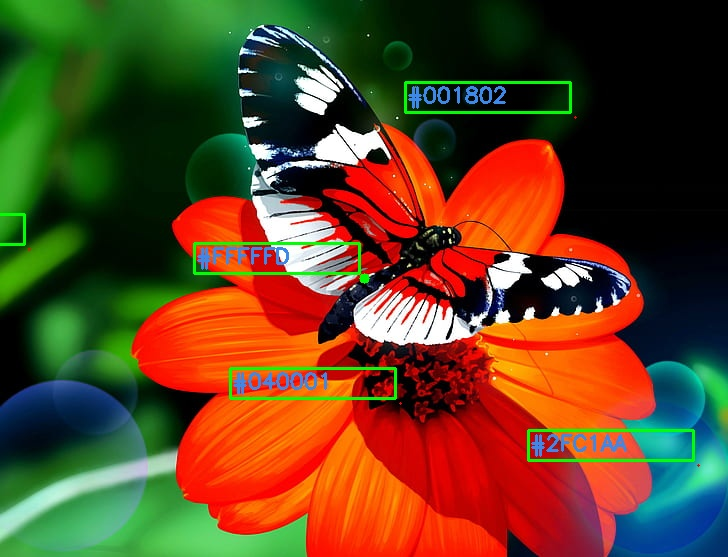
#> input picture Computer Vision/Color Code Detection/opb48.jpg, 728 x 557 px
$ python Task1_getHexCode.py
#> lines starting #> are read from the running program, lines starting #| are printed output that depends on the picture
import cv2
import numpy as np

# load image
img = cv2.imread("opb48.jpg")   #Enter image path here
#> img is the input picture: shape (557, 728, 3); mean B, G, R 33.8, 66.6, 95.9
img = cv2.resize(img, (800, 600))
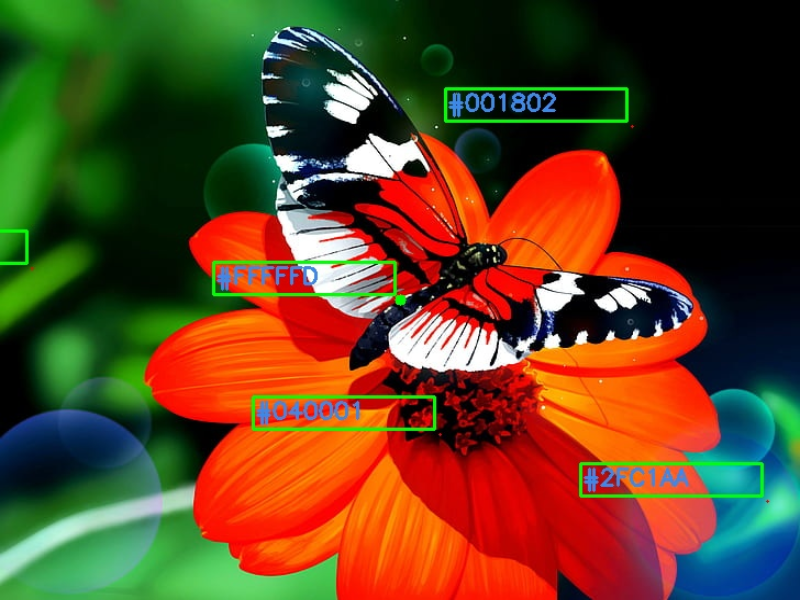
#> img: shape (600, 800, 3); mean B, G, R 33.7, 66.5, 95.8


# function to calculate hexcode from rgb
def get_hexcode(r, g, b):
    return "#{:02X}{:02X}{:02X}".format(r, g, b)


def get_color(event, x, y, flags, param):
    if event == cv2.EVENT_LBUTTONDBLCLK:
        b, g, r = img[y,x]
        print(r, g, b)
        hex = get_hexcode(r, g, b)
        print("HexCode:",hex)

        cv2.circle(img, (x, y), 1, (0,0,255), -1)
        cv2.rectangle(img, (x-170, y-35),(x-5, y-5), (0,255,),3)
        cv2.putText(img,hex, (x-168,y-15), cv2.FONT_ITALIC, 0.7, (235, 136, 61), 2 )


cv2.namedWindow('image')
cv2.setMouseCallback('image', get_color)
while (1):
    cv2.imshow('image', img)
    if cv2.waitKey(1) == 27:
#> (key Esc is pressed here)
        break
cv2.destroyAllWindows()
